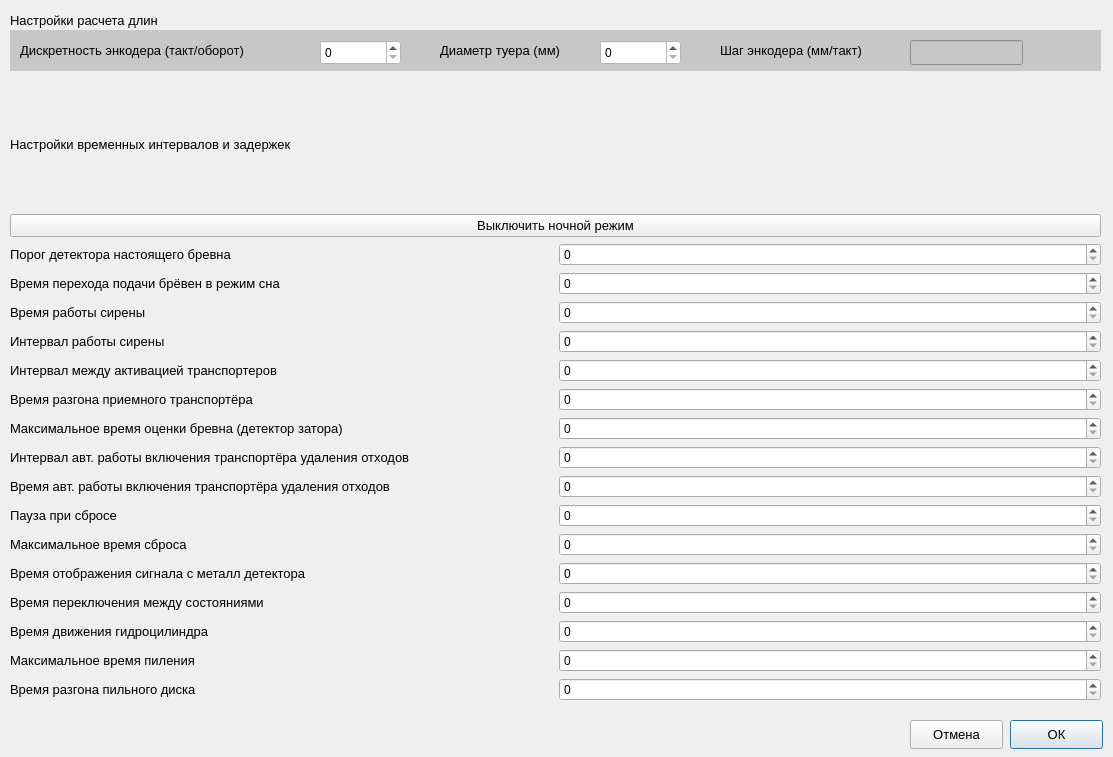
<?xml version="1.0" encoding="UTF-8"?>
<ui version="4.0">
 <class>settingLineWindow</class>
 <widget class="QDialog" name="settingLineWindow">
  <property name="geometry">
   <rect>
    <x>0</x>
    <y>0</y>
    <width>1113</width>
    <height>757</height>
   </rect>
  </property>
  <property name="windowTitle">
   <string>Настройки сортировочной линии</string>
  </property>
  <widget class="QLabel" name="label">
   <property name="geometry">
    <rect>
     <x>10</x>
     <y>10</y>
     <width>1091</width>
     <height>20</height>
    </rect>
   </property>
   <property name="font">
    <font>
     <pointsize>10</pointsize>
    </font>
   </property>
   <property name="text">
    <string>Настройки расчета длин</string>
   </property>
  </widget>
  <widget class="QWidget" name="widget" native="true">
   <property name="geometry">
    <rect>
     <x>10</x>
     <y>30</y>
     <width>1091</width>
     <height>41</height>
    </rect>
   </property>
   <property name="styleSheet">
    <string notr="true">background-color: rgb(199, 199, 199);</string>
   </property>
   <widget class="QLabel" name="label_2">
    <property name="geometry">
     <rect>
      <x>10</x>
      <y>10</y>
      <width>301</width>
      <height>20</height>
     </rect>
    </property>
    <property name="font">
     <font>
      <pointsize>10</pointsize>
     </font>
    </property>
    <property name="text">
     <string>Дискретность энкодера (такт/оборот)</string>
    </property>
   </widget>
   <widget class="QLabel" name="label_3">
    <property name="geometry">
     <rect>
      <x>430</x>
      <y>10</y>
      <width>161</width>
      <height>20</height>
     </rect>
    </property>
    <property name="font">
     <font>
      <pointsize>10</pointsize>
     </font>
    </property>
    <property name="text">
     <string>Диаметр туера (мм)</string>
    </property>
   </widget>
   <widget class="QSpinBox" name="spinBox">
    <property name="geometry">
     <rect>
      <x>310</x>
      <y>10</y>
      <width>81</width>
      <height>25</height>
     </rect>
    </property>
    <property name="styleSheet">
     <string notr="true">background-color: rgb(255, 255, 255);</string>
    </property>
   </widget>
   <widget class="QSpinBox" name="spinBox_2">
    <property name="geometry">
     <rect>
      <x>590</x>
      <y>10</y>
      <width>81</width>
      <height>25</height>
     </rect>
    </property>
    <property name="styleSheet">
     <string notr="true">background-color: rgb(255, 255, 255);</string>
    </property>
   </widget>
   <widget class="QLabel" name="label_4">
    <property name="geometry">
     <rect>
      <x>710</x>
      <y>10</y>
      <width>191</width>
      <height>20</height>
     </rect>
    </property>
    <property name="font">
     <font>
      <pointsize>10</pointsize>
     </font>
    </property>
    <property name="text">
     <string>Шаг энкодера (мм/такт)</string>
    </property>
   </widget>
   <widget class="QLineEdit" name="lineEdit">
    <property name="geometry">
     <rect>
      <x>900</x>
      <y>10</y>
      <width>113</width>
      <height>25</height>
     </rect>
    </property>
   </widget>
  </widget>
  <widget class="QPushButton" name="pushButton_2">
   <property name="geometry">
    <rect>
     <x>1010</x>
     <y>720</y>
     <width>93</width>
     <height>29</height>
    </rect>
   </property>
   <property name="font">
    <font>
     <pointsize>10</pointsize>
    </font>
   </property>
   <property name="text">
    <string>ОК</string>
   </property>
  </widget>
  <widget class="QPushButton" name="close">
   <property name="geometry">
    <rect>
     <x>910</x>
     <y>720</y>
     <width>93</width>
     <height>29</height>
    </rect>
   </property>
   <property name="font">
    <font>
     <pointsize>10</pointsize>
    </font>
   </property>
   <property name="text">
    <string>Отмена</string>
   </property>
  </widget>
  <widget class="QWidget" name="">
   <property name="geometry">
    <rect>
     <x>10</x>
     <y>80</y>
     <width>1091</width>
     <height>621</height>
    </rect>
   </property>
   <layout class="QVBoxLayout" name="verticalLayout">
    <item>
     <widget class="QLabel" name="label_5">
      <property name="font">
       <font>
        <pointsize>10</pointsize>
       </font>
      </property>
      <property name="text">
       <string>Настройки временных интервалов и задержек</string>
      </property>
     </widget>
    </item>
    <item>
     <widget class="QPushButton" name="pushButton">
      <property name="font">
       <font>
        <pointsize>10</pointsize>
       </font>
      </property>
      <property name="text">
       <string>Выключить ночной режим</string>
      </property>
     </widget>
    </item>
    <item>
     <layout class="QHBoxLayout" name="horizontalLayout_2">
      <item>
       <widget class="QLabel" name="label_7">
        <property name="font">
         <font>
          <pointsize>10</pointsize>
         </font>
        </property>
        <property name="text">
         <string>Порог детектора настоящего бревна</string>
        </property>
       </widget>
      </item>
      <item>
       <widget class="QSpinBox" name="spinBox_4"/>
      </item>
     </layout>
    </item>
    <item>
     <layout class="QHBoxLayout" name="horizontalLayout_3">
      <item>
       <widget class="QLabel" name="label_8">
        <property name="font">
         <font>
          <pointsize>10</pointsize>
         </font>
        </property>
        <property name="text">
         <string>Время перехода подачи брёвен в режим сна</string>
        </property>
       </widget>
      </item>
      <item>
       <widget class="QSpinBox" name="spinBox_5"/>
      </item>
     </layout>
    </item>
    <item>
     <layout class="QHBoxLayout" name="horizontalLayout_4">
      <item>
       <widget class="QLabel" name="label_9">
        <property name="font">
         <font>
          <pointsize>10</pointsize>
         </font>
        </property>
        <property name="text">
         <string>Время работы сирены</string>
        </property>
       </widget>
      </item>
      <item>
       <widget class="QSpinBox" name="spinBox_6"/>
      </item>
     </layout>
    </item>
    <item>
     <layout class="QHBoxLayout" name="horizontalLayout_5">
      <item>
       <widget class="QLabel" name="label_10">
        <property name="font">
         <font>
          <pointsize>10</pointsize>
         </font>
        </property>
        <property name="text">
         <string>Интервал работы сирены</string>
        </property>
       </widget>
      </item>
      <item>
       <widget class="QSpinBox" name="spinBox_7"/>
      </item>
     </layout>
    </item>
    <item>
     <layout class="QHBoxLayout" name="horizontalLayout_6">
      <item>
       <widget class="QLabel" name="label_11">
        <property name="font">
         <font>
          <pointsize>10</pointsize>
         </font>
        </property>
        <property name="text">
         <string>Интервал между активацией транспортеров</string>
        </property>
       </widget>
      </item>
      <item>
       <widget class="QSpinBox" name="spinBox_8"/>
      </item>
     </layout>
    </item>
    <item>
     <layout class="QHBoxLayout" name="horizontalLayout_7">
      <item>
       <widget class="QLabel" name="label_12">
        <property name="font">
         <font>
          <pointsize>10</pointsize>
         </font>
        </property>
        <property name="text">
         <string>Время разгона приемного транспортёра</string>
        </property>
       </widget>
      </item>
      <item>
       <widget class="QSpinBox" name="spinBox_9"/>
      </item>
     </layout>
    </item>
    <item>
     <layout class="QHBoxLayout" name="horizontalLayout_8">
      <item>
       <widget class="QLabel" name="label_13">
        <property name="font">
         <font>
          <pointsize>10</pointsize>
         </font>
        </property>
        <property name="text">
         <string>Максимальное время оценки бревна (детектор затора)</string>
        </property>
       </widget>
      </item>
      <item>
       <widget class="QSpinBox" name="spinBox_10"/>
      </item>
     </layout>
    </item>
    <item>
     <layout class="QHBoxLayout" name="horizontalLayout_9">
      <item>
       <widget class="QLabel" name="label_14">
        <property name="font">
         <font>
          <pointsize>10</pointsize>
         </font>
        </property>
        <property name="text">
         <string>Интервал авт. работы включения транспортёра удаления отходов</string>
        </property>
       </widget>
      </item>
      <item>
       <widget class="QSpinBox" name="spinBox_11"/>
      </item>
     </layout>
    </item>
    <item>
     <layout class="QHBoxLayout" name="horizontalLayout">
      <item>
       <widget class="QLabel" name="label_6">
        <property name="font">
         <font>
          <pointsize>10</pointsize>
         </font>
        </property>
        <property name="text">
         <string>Время авт. работы включения транспортёра удаления отходов</string>
        </property>
       </widget>
      </item>
      <item>
       <widget class="QSpinBox" name="spinBox_3"/>
      </item>
     </layout>
    </item>
    <item>
     <layout class="QHBoxLayout" name="horizontalLayout_10">
      <item>
       <widget class="QLabel" name="label_15">
        <property name="font">
         <font>
          <pointsize>10</pointsize>
         </font>
        </property>
        <property name="text">
         <string>Пауза при сбросе</string>
        </property>
       </widget>
      </item>
      <item>
       <widget class="QSpinBox" name="spinBox_12"/>
      </item>
     </layout>
    </item>
    <item>
     <layout class="QHBoxLayout" name="horizontalLayout_11">
      <item>
       <widget class="QLabel" name="label_16">
        <property name="font">
         <font>
          <pointsize>10</pointsize>
         </font>
        </property>
        <property name="text">
         <string>Максимальное время сброса</string>
        </property>
       </widget>
      </item>
      <item>
       <widget class="QSpinBox" name="spinBox_13"/>
      </item>
     </layout>
    </item>
    <item>
     <layout class="QHBoxLayout" name="horizontalLayout_12">
      <item>
       <widget class="QLabel" name="label_17">
        <property name="font">
         <font>
          <pointsize>10</pointsize>
         </font>
        </property>
        <property name="text">
         <string>Время отображения сигнала с металл детектора</string>
        </property>
       </widget>
      </item>
      <item>
       <widget class="QSpinBox" name="spinBox_14"/>
      </item>
     </layout>
    </item>
    <item>
     <layout class="QHBoxLayout" name="horizontalLayout_13">
      <item>
       <widget class="QLabel" name="label_18">
        <property name="font">
         <font>
          <pointsize>10</pointsize>
         </font>
        </property>
        <property name="text">
         <string>Время переключения между состояниями</string>
        </property>
       </widget>
      </item>
      <item>
       <widget class="QSpinBox" name="spinBox_15"/>
      </item>
     </layout>
    </item>
    <item>
     <layout class="QHBoxLayout" name="horizontalLayout_14">
      <item>
       <widget class="QLabel" name="label_19">
        <property name="font">
         <font>
          <pointsize>10</pointsize>
         </font>
        </property>
        <property name="text">
         <string>Время движения гидроцилиндра</string>
        </property>
       </widget>
      </item>
      <item>
       <widget class="QSpinBox" name="spinBox_16"/>
      </item>
     </layout>
    </item>
    <item>
     <layout class="QHBoxLayout" name="horizontalLayout_15">
      <item>
       <widget class="QLabel" name="label_20">
        <property name="font">
         <font>
          <pointsize>10</pointsize>
         </font>
        </property>
        <property name="text">
         <string>Максимальное время пиления</string>
        </property>
       </widget>
      </item>
      <item>
       <widget class="QSpinBox" name="spinBox_17"/>
      </item>
     </layout>
    </item>
    <item>
     <layout class="QHBoxLayout" name="horizontalLayout_16">
      <item>
       <widget class="QLabel" name="label_21">
        <property name="font">
         <font>
          <pointsize>10</pointsize>
         </font>
        </property>
        <property name="text">
         <string>Время разгона пильного диска</string>
        </property>
       </widget>
      </item>
      <item>
       <widget class="QSpinBox" name="spinBox_18"/>
      </item>
     </layout>
    </item>
   </layout>
  </widget>
 </widget>
 <resources/>
 <connections/>
</ui>
